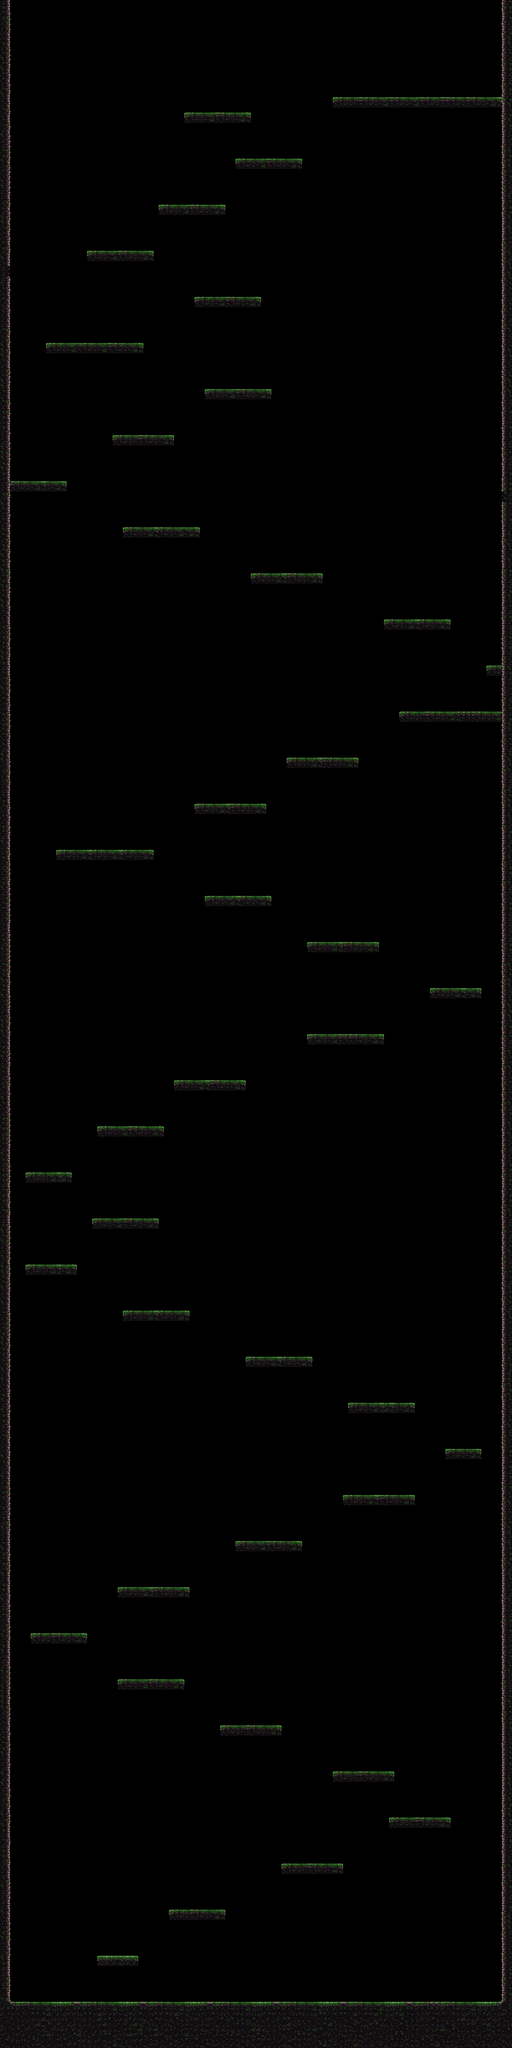

Below is a game level as drawn by its tile map, then a one-line description and the .tmx that defines it (tile-layer data replaced by summaries):
An orthogonal 100x400 tile map with 16x16 px tiles, 2 tile layers (back_layer, collidable_layer) and 61 objects.

<map version="1.4" tiledversion="1.4.3" orientation="orthogonal" renderorder="right-down" width="100" height="400" tilewidth="16" tileheight="16" infinite="0" nextlayerid="17" nextobjectid="236">
 <properties>
  <property name="Player" value="player.png" />
 </properties>
 <tileset firstgid="1" name="level2_build1" tilewidth="16" tileheight="16" tilecount="7056" columns="84">
  <image source="PixelPlatformerSet2v/main_lev_buildA.png" width="1344" height="1344" />
 </tileset>
 <objectgroup id="14" name="napkin">
  <properties>
   <property name="heightOfTexture" type="int" value="70" />
   <property name="id" value="napkin" />
   <property name="maxHp" type="int" value="200" />
   <property name="power" type="int" value="20" />
   <property name="realHeight" type="int" value="70" />
   <property name="realWidth" type="int" value="40" />
   <property name="widthOfTexture" type="int" value="80" />
  </properties>
  <object id="134" x="52.7732" y="6178.5" width="70" height="80">
   <properties>
    <property name="heightOfTexture" type="int" value="64" />
    <property name="id" value="door" />
    <property name="maxHp" type="int" value="0" />
    <property name="power" type="int" value="0" />
    <property name="realHeight" type="int" value="64" />
    <property name="realWidth" type="int" value="64" />
    <property name="widthOfTexture" type="int" value="64" />
   </properties>
  </object>
 </objectgroup>
 <objectgroup id="16" name="range_enemy">
  <properties>
   <property name="heightOfTexture" type="int" value="60" />
   <property name="id" value="enemy_range" />
   <property name="maxHp" type="int" value="300" />
   <property name="power" type="int" value="10" />
   <property name="realHeight" type="int" value="60" />
   <property name="realWidth" type="int" value="40" />
   <property name="widthOfTexture" type="int" value="60" />
  </properties>
  <object id="177" x="529.333" y="6175.67" width="128" height="96" />
  <object id="178" x="337.5" y="6032.5" width="128" height="96" />
  <object id="179" x="577" y="5888" width="128" height="96" />
  <object id="180" x="929" y="5744.5" width="128" height="96" />
  <object id="181" x="1281.5" y="5600.5" width="128" height="96" />
  <object id="182" x="1041" y="5455" width="128" height="96" />
  <object id="183" x="716" y="5312.5" width="128" height="96" />
  <object id="184" x="402.5" y="5169.5" width="128" height="96" />
  <object id="185" x="116.5" y="5024" width="128" height="96" />
  <object id="186" x="388" y="4881" width="128" height="96" />
  <object id="187" x="479.5" y="4880.5" width="128" height="96" />
  <object id="188" x="784.5" y="4735" width="128" height="96" />
  <object id="189" x="1120" y="4592.5" width="128" height="96" />
  <object id="190" x="1385" y="4448.5" width="128" height="96" />
  <object id="191" x="1139.5" y="4304" width="128" height="96" />
  <object id="192" x="752" y="4160.5" width="128" height="96" />
  <object id="193" x="830" y="4161" width="128" height="96" />
  <object id="194" x="383.5" y="4015.5" width="128" height="96" />
  <object id="195" x="440" y="4016.5" width="128" height="96" />
  <object id="196" x="92" y="3872.5" width="128" height="96" />
  <object id="197" x="340.5" y="3729.5" width="128" height="96" />
  <object id="198" x="85.5" y="3584.5" width="128" height="96" />
  <object id="199" x="305" y="3440.5" width="128" height="96" />
  <object id="200" x="367.5" y="3441.5" width="128" height="96" />
  <object id="201" x="559.5" y="3296" width="128" height="96" />
  <object id="202" x="624" y="3295" width="128" height="96" />
  <object id="203" x="1003.5" y="3152.5" width="128" height="96" />
  <object id="204" x="1355" y="3007.5" width="128" height="96" />
  <object id="205" x="976.5" y="2866" width="128" height="96" />
  <object id="206" x="1043.5" y="2864" width="128" height="96" />
  <object id="207" x="675" y="2719" width="128" height="96" />
  <object id="208" x="193.5" y="2575" width="128" height="96" />
  <object id="209" x="276" y="2575" width="128" height="96" />
  <object id="210" x="644.5" y="2433" width="128" height="96" />
  <object id="211" x="936.5" y="2287.5" width="128" height="96" />
  <object id="212" x="1278.5" y="2143.5" width="128" height="96" />
  <object id="213" x="1406" y="2143.5" width="128" height="96" />
  <object id="214" x="1273.5" y="1856" width="128" height="96" />
  <object id="215" x="1201.5" y="1856.5" width="128" height="96" />
  <object id="216" x="800.5" y="1712" width="128" height="96" />
  <object id="217" x="863.5" y="1712.5" width="128" height="96" />
  <object id="218" x="479" y="1568.5" width="128" height="96" />
  <object id="219" x="400.5" y="1568.5" width="128" height="96" />
  <object id="220" x="63" y="1424" width="128" height="96" />
  <object id="221" x="353" y="1280" width="128" height="96" />
  <object id="222" x="400.5" y="1281" width="128" height="96" />
  <object id="223" x="672.5" y="1136.5" width="128" height="96" />
  <object id="224" x="160.5" y="993" width="128" height="96" />
  <object id="225" x="240" y="992.5" width="128" height="96" />
  <object id="226" x="657" y="847.5" width="128" height="96" />
  <object id="227" x="289" y="704.5" width="128" height="96" />
  <object id="228" x="513.5" y="559.5" width="128" height="96" />
  <object id="229" x="561" y="560" width="128" height="96" />
  <object id="230" x="751" y="417" width="128" height="96" />
  <object id="231" x="799.5" y="416.5" width="128" height="96" />
  <object id="232" x="608.5" y="273" width="128" height="96" />
  <object id="233" x="1120.5" y="223" width="128" height="96" />
  </objectgroup>
 <objectgroup id="15" name="door">
  <properties>
   <property name="heightOfTexture" type="int" value="64" />
   <property name="id" value="door" />
   <property name="maxHp" type="int" value="0" />
   <property name="power" type="int" value="0" />
   <property name="realHeight" type="int" value="64" />
   <property name="realWidth" type="int" value="64" />
   <property name="widthOfTexture" type="int" value="64" />
  </properties>
  <!-- 1 objects omitted --></objectgroup>
 <objectgroup id="13" name="boss1">
  <properties>
   <property name="heightOfTexture" type="int" value="500" />
   <property name="id" value="boss1" />
   <property name="maxHp" type="int" value="300" />
   <property name="power" type="int" value="10" />
   <property name="realHeight" type="int" value="160" />
   <property name="realWidth" type="int" value="80" />
   <property name="widthOfTexture" type="int" value="500" />
  </properties>
 </objectgroup>
 <objectgroup id="8" name="knight_enemy">
  <properties>
   <property name="heightOfTexture" type="int" value="70" />
   <property name="id" value="enemy_night" />
   <property name="maxHp" type="int" value="300" />
   <property name="power" type="int" value="10" />
   <property name="realHeight" type="int" value="70" />
   <property name="realWidth" type="int" value="40" />
   <property name="widthOfTexture" type="int" value="80" />
  </properties>
 </objectgroup>
 <objectgroup id="10" name="enemy_human1">
  <properties>
   <property name="heightOfTexture" type="int" value="96" />
   <property name="id" value="enemy_human1" />
   <property name="maxHp" type="int" value="300" />
   <property name="power" type="int" value="10" />
   <property name="realHeight" type="int" value="60" />
   <property name="realWidth" type="int" value="40" />
   <property name="widthOfTexture" type="int" value="128" />
  </properties>
 </objectgroup>
 <layer id="7" name="back_layer" width="100" height="400">
  <data>[40000 cells, 600 non-empty, 25 distinct tile ids]</data>
 </layer>
 <layer id="1" name="collidable_layer" width="100" height="400">
  <properties>
   <property name="collidable" type="bool" value="true" />
  </properties>
  <data>[40000 cells, 2972 non-empty, 42 distinct tile ids]</data>
 </layer>
</map>
<!-- 3 of 61 objects omitted -->
